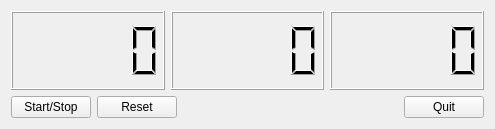
<?xml version="1.0" encoding="UTF-8"?>
<ui version="4.0">
 <class>chrono</class>
 <widget class="QWidget" name="chrono">
  <property name="geometry">
   <rect>
    <x>0</x>
    <y>0</y>
    <width>495</width>
    <height>129</height>
   </rect>
  </property>
  <property name="windowTitle">
   <string>Chronomètre</string>
  </property>
  <layout class="QGridLayout" name="gridLayout">
   <item row="2" column="0">
    <layout class="QHBoxLayout" name="horizontalLayout">
     <item>
      <widget class="QPushButton" name="startStop">
       <property name="text">
        <string>Start/Stop</string>
       </property>
      </widget>
     </item>
     <item>
      <widget class="QPushButton" name="reset">
       <property name="text">
        <string>Reset</string>
       </property>
      </widget>
     </item>
     <item>
      <spacer name="horizontalSpacer">
       <property name="orientation">
        <enum>Qt::Horizontal</enum>
       </property>
       <property name="sizeHint" stdset="0">
        <size>
         <width>40</width>
         <height>20</height>
        </size>
       </property>
      </spacer>
     </item>
     <item>
      <widget class="QPushButton" name="quit">
       <property name="text">
        <string>Quit</string>
       </property>
      </widget>
     </item>
    </layout>
   </item>
   <item row="0" column="0">
    <layout class="QHBoxLayout" name="horizontalLayout_2">
     <item>
      <widget class="QLCDNumber" name="affichageM"/>
     </item>
     <item>
      <widget class="QLCDNumber" name="affichageS"/>
     </item>
     <item>
      <widget class="QLCDNumber" name="affichageMs"/>
     </item>
    </layout>
   </item>
  </layout>
 </widget>
 <resources/>
 <connections>
  <connection>
   <sender>quit</sender>
   <signal>clicked()</signal>
   <receiver>chrono</receiver>
   <slot>close()</slot>
   <hints>
    <hint type="sourcelabel">
     <x>436</x>
     <y>167</y>
    </hint>
    <hint type="destinationlabel">
     <x>463</x>
     <y>187</y>
    </hint>
   </hints>
  </connection>
 </connections>
</ui>
